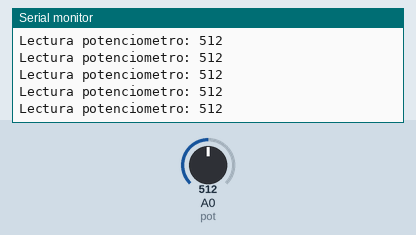
The sketch below on a simulated Arduino Uno, built with avr-gcc and run on an emulated ATmega328P. Shown: the last lines printed to the serial monitor. The inputs (shaded band) are chosen by the test bench; at power-on: A0 (pot) = 512.

Above: at 1.2 s.
1.3 s: A0 (pot) set to 108
At 2.0 s:
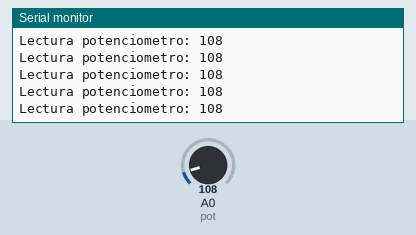
4.3 s: A0 (pot) set to 90
At 5.4 s:
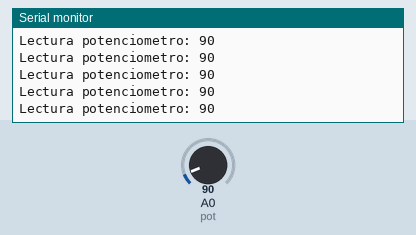
16.3 s: A0 (pot) set to 986
At 16.9 s:
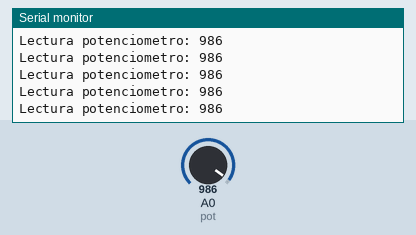
17.8 s: A0 (pot) set to 1013
At 18.7 s:
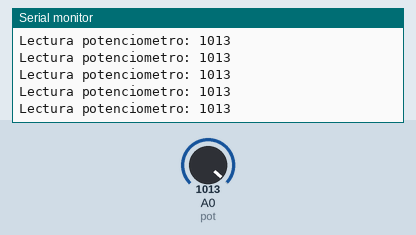
Timing chart, 0 to 20.8 s (numbered marks = the images above; inputs shaded):
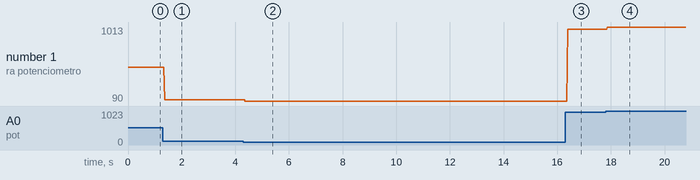

Measured:
- after the input at 1.3 s, the serial monitor: prints a new line after 0.07 s (image 1)
- after the input at 4.3 s, the serial monitor: prints a new line after 0.07 s (image 2)
- after the input at 16.3 s, the serial monitor: prints a new line after 0.09 s (image 3)
- after the input at 17.8 s, the serial monitor: prints a new line after 0.07 s (image 4)
- plotted number 1: 512 → 108 after the input at 1.3 s, 108 → 90 after the input at 4.3 s, 90 → 986 after the input at 16.3 s, 986 → 1013 after the input at 17.8 s

The sketch:

LeerSensor.ino
```cpp
/*
* Practica 07: Lectura analogica de un sensor (potenciometro).
*              Mostrar a lectura en el monitor serial.
*
*
*/
  // Variables globales
  int pot = 0;
  int lectura;

void setup() {
  // put your setup code here, to run once:
  //Inicializacion del puerto serial
  Serial.begin(9600);
}

void loop() {
  // put your main code here, to run repeatedly:
  // Lectura del potenciometro
  lectura = analogRead(pot);

  // Escribir al puerto serial
  Serial.print("Lectura potenciometro: ");
  Serial.println(lectura);

}
```
